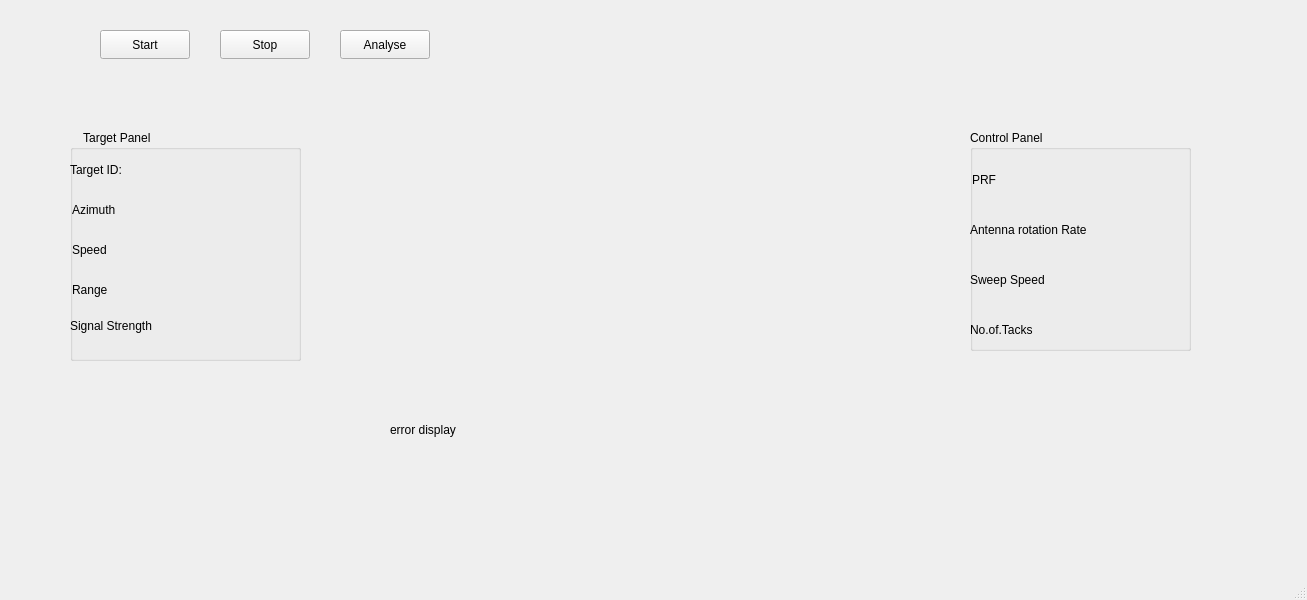
<?xml version="1.0" encoding="UTF-8"?>
<ui version="4.0">
 <class>MainWindow</class>
 <widget class="QMainWindow" name="MainWindow">
  <property name="geometry">
   <rect>
    <x>0</x>
    <y>0</y>
    <width>1307</width>
    <height>600</height>
   </rect>
  </property>
  <property name="windowTitle">
   <string>MainWindow</string>
  </property>
  <widget class="QWidget" name="centralwidget">
   <widget class="QPushButton" name="pushButton">
    <property name="geometry">
     <rect>
      <x>100</x>
      <y>30</y>
      <width>90</width>
      <height>29</height>
     </rect>
    </property>
    <property name="text">
     <string>Start</string>
    </property>
   </widget>
   <widget class="QPushButton" name="pushButton_2">
    <property name="geometry">
     <rect>
      <x>220</x>
      <y>30</y>
      <width>90</width>
      <height>29</height>
     </rect>
    </property>
    <property name="text">
     <string>Stop</string>
    </property>
   </widget>
   <widget class="QPushButton" name="pushButton_3">
    <property name="geometry">
     <rect>
      <x>340</x>
      <y>30</y>
      <width>90</width>
      <height>29</height>
     </rect>
    </property>
    <property name="text">
     <string>Analyse</string>
    </property>
   </widget>
   <widget class="QLabel" name="label">
    <property name="geometry">
     <rect>
      <x>110</x>
      <y>100</y>
      <width>63</width>
      <height>20</height>
     </rect>
    </property>
    <property name="text">
     <string/>
    </property>
   </widget>
   <widget class="QGroupBox" name="groupBox">
    <property name="geometry">
     <rect>
      <x>70</x>
      <y>130</y>
      <width>231</width>
      <height>231</height>
     </rect>
    </property>
    <property name="title">
     <string>    Target Panel</string>
    </property>
    <widget class="QLabel" name="label_2">
     <property name="geometry">
      <rect>
       <x>0</x>
       <y>30</y>
       <width>231</width>
       <height>20</height>
      </rect>
     </property>
     <property name="text">
      <string>Target ID:</string>
     </property>
    </widget>
    <widget class="QLabel" name="label_3">
     <property name="geometry">
      <rect>
       <x>2</x>
       <y>110</y>
       <width>221</width>
       <height>20</height>
      </rect>
     </property>
     <property name="text">
      <string>Speed</string>
     </property>
    </widget>
    <widget class="QLabel" name="label_4">
     <property name="geometry">
      <rect>
       <x>2</x>
       <y>70</y>
       <width>231</width>
       <height>20</height>
      </rect>
     </property>
     <property name="text">
      <string>Azimuth</string>
     </property>
    </widget>
    <widget class="QLabel" name="label_5">
     <property name="geometry">
      <rect>
       <x>2</x>
       <y>150</y>
       <width>221</width>
       <height>20</height>
      </rect>
     </property>
     <property name="text">
      <string>Range</string>
     </property>
    </widget>
    <widget class="QLabel" name="label_6">
     <property name="geometry">
      <rect>
       <x>0</x>
       <y>180</y>
       <width>231</width>
       <height>31</height>
      </rect>
     </property>
     <property name="text">
      <string>Signal Strength</string>
     </property>
    </widget>
   </widget>
   <widget class="QGroupBox" name="groupBox_2">
    <property name="geometry">
     <rect>
      <x>970</x>
      <y>130</y>
      <width>221</width>
      <height>221</height>
     </rect>
    </property>
    <property name="title">
     <string>Control Panel</string>
    </property>
    <widget class="QLabel" name="label_7">
     <property name="geometry">
      <rect>
       <x>2</x>
       <y>40</y>
       <width>221</width>
       <height>20</height>
      </rect>
     </property>
     <property name="text">
      <string>PRF</string>
     </property>
    </widget>
    <widget class="QLabel" name="label_8">
     <property name="geometry">
      <rect>
       <x>0</x>
       <y>90</y>
       <width>221</width>
       <height>20</height>
      </rect>
     </property>
     <property name="text">
      <string>Antenna rotation Rate</string>
     </property>
    </widget>
    <widget class="QLabel" name="label_9">
     <property name="geometry">
      <rect>
       <x>0</x>
       <y>140</y>
       <width>221</width>
       <height>20</height>
      </rect>
     </property>
     <property name="text">
      <string>Sweep Speed</string>
     </property>
    </widget>
    <widget class="QLabel" name="label_10">
     <property name="geometry">
      <rect>
       <x>0</x>
       <y>190</y>
       <width>221</width>
       <height>20</height>
      </rect>
     </property>
     <property name="text">
      <string>No.of.Tacks</string>
     </property>
    </widget>
   </widget>
   <widget class="QLabel" name="radardisplay">
    <property name="geometry">
     <rect>
      <x>370</x>
      <y>100</y>
      <width>551</width>
      <height>291</height>
     </rect>
    </property>
    <property name="sizePolicy">
     <sizepolicy hsizetype="Expanding" vsizetype="Expanding">
      <horstretch>0</horstretch>
      <verstretch>0</verstretch>
     </sizepolicy>
    </property>
    <property name="text">
     <string/>
    </property>
    <property name="alignment">
     <set>Qt::AlignmentFlag::AlignCenter</set>
    </property>
   </widget>
   <widget class="QLabel" name="errorLabel">
    <property name="geometry">
     <rect>
      <x>390</x>
      <y>420</y>
      <width>591</width>
      <height>20</height>
     </rect>
    </property>
    <property name="text">
     <string>error display</string>
    </property>
   </widget>
  </widget>
  <widget class="QMenuBar" name="menubar">
   <property name="geometry">
    <rect>
     <x>0</x>
     <y>0</y>
     <width>1307</width>
     <height>25</height>
    </rect>
   </property>
  </widget>
  <widget class="QStatusBar" name="statusbar"/>
 </widget>
 <resources/>
 <connections/>
</ui>
